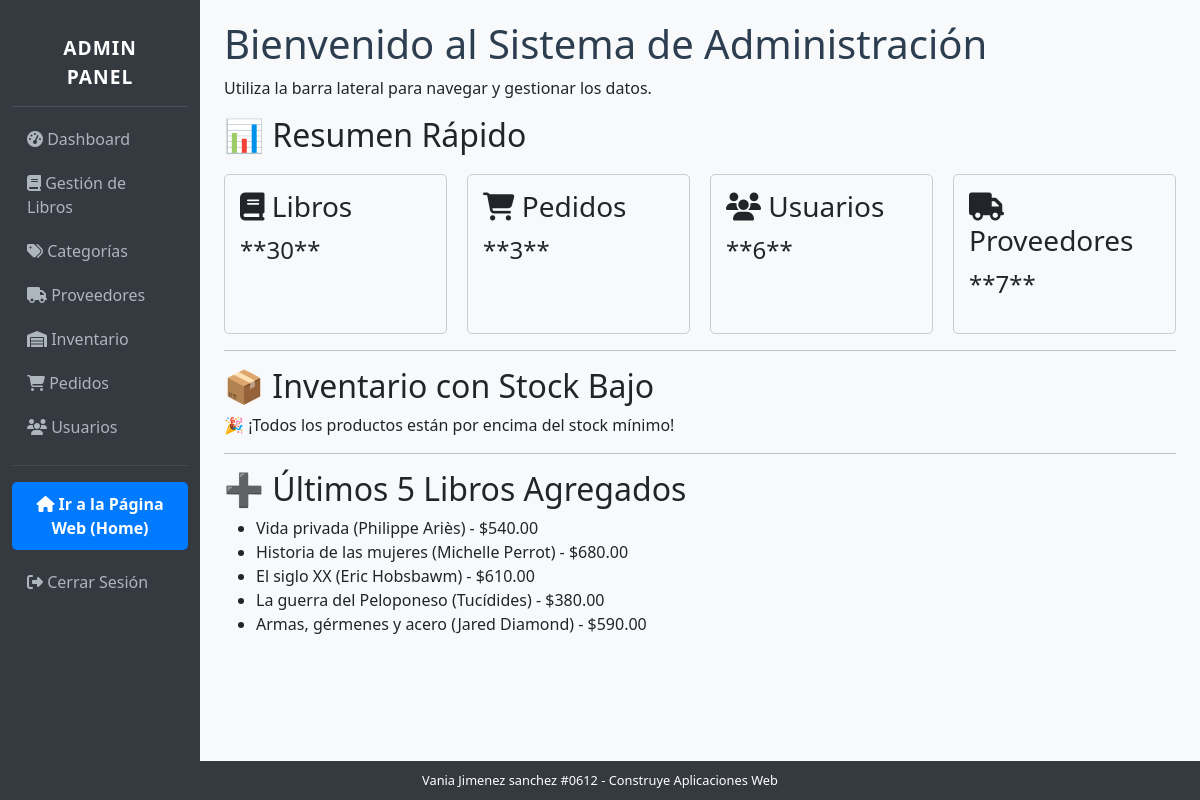
Page /admin-panel/ on the committed database.
### app_libreria/models.py (models this page shows, shortened)
class Libro(models.Model):
    titulo = models.CharField(max_length=200)
    autor = models.CharField(max_length=100)
    categoria = models.ForeignKey(Categoria, on_delete=models.CASCADE)
    proveedor = models.ForeignKey(Proveedor, on_delete=models.SET_NULL, null=True)
    editorial = models.CharField(max_length=100, blank=True)
    descripcion = models.TextField()
    precio = models.DecimalField(max_digits=10, decimal_places=2)
    paginas = models.IntegerField(default=0)
    isbn = models.CharField(max_length=20, blank=True)
    fecha_publicacion = models.DateField(default=date.today)
    imagen_url = models.URLField(default="https://via.placeholder.com/300x400/ffb7b2/000000?text=Libro")

### app_libreria/views.py (the view)
# urls.py: path('admin-panel/', views.AdminDashboardView.as_view(), name='admin_dashboard'),
class AdminDashboardView(AdminRequiredMixin, ListView):
    model = Libro
    template_name = 'app_libreria/admin/admin_dashboard.html'
    context_object_name = 'libros_recientes'
    queryset = Libro.objects.all().order_by('-id')[:5]
    def get_context_data(self, **kwargs):
        context = super().get_context_data(**kwargs)
        context['total_libros'] = Libro.objects.count()
        context['total_proveedores'] = Proveedor.objects.count()
        context['total_pedidos'] = Pedido.objects.count()
        context['total_usuarios'] = User.objects.count()
        context['low_stock_items'] = Inventario.objects.filter(cantidad__lte=F('stock_minimo')).select_related('libro')
        return context

### app_libreria/templates/app_libreria/admin/admin_dashboard.html
{% extends 'app_libreria/admin/admin_base.html' %}
{% load static %}
{% block content %}
    <h1 style="color: #2c3e50;">Bienvenido al Sistema de Administración</h1>
    <p>Utiliza la barra lateral para navegar y gestionar los datos.</p>
    <h2>📊 Resumen Rápido</h2>
    <div class="stats-grid" style="display: grid; grid-template-columns: repeat(4, 1fr); gap: 20px; margin-top: 20px;">
        <div style="padding: 15px; border: 1px solid #ccc; border-radius: 5px; background-color: #f8f9fa;">
            <h3><i class="fas fa-book"></i> Libros</h3>
            <p style="font-size: 1.5em;">**{{ total_libros }}**</p>
        </div>
        <div style="padding: 15px; border: 1px solid #ccc; border-radius: 5px; background-color: #f8f9fa;">
            <h3><i class="fas fa-shopping-cart"></i> Pedidos</h3>
            <p style="font-size: 1.5em;">**{{ total_pedidos }}**</p>
        </div>
        <div style="padding: 15px; border: 1px solid #ccc; border-radius: 5px; background-color: #f8f9fa;">
            <h3><i class="fas fa-users"></i> Usuarios</h3>
            <p style="font-size: 1.5em;">**{{ total_usuarios }}**</p>
        </div>
        <div style="padding: 15px; border: 1px solid #ccc; border-radius: 5px; background-color: #f8f9fa;">
            <h3><i class="fas fa-truck"></i> Proveedores</h3>
            <p style="font-size: 1.5em;">**{{ total_proveedores }}**</p>
        </div>
    </div>
    <hr>
    <h2>📦 Inventario con Stock Bajo</h2>
    {% if low_stock_items %}
        <table style="width: 100%; border-collapse: collapse; margin-top: 15px;">
            <thead>
                <tr style="background-color: #f5c6cb;">
                    <th style="padding: 10px; text-align: left;">Libro</th>
                    <th style="padding: 10px; text-align: left;">Stock Actual</th>
                    <th style="padding: 10px; text-align: left;">Stock Mínimo</th>
                    <th style="padding: 10px; text-align: left;">Acción</th>
                </tr>
            </thead>
            <tbody>
                {% for item in low_stock_items %}
                <tr>
                    <td style="padding: 10px; border-bottom: 1px solid #eee;">{{ item.libro.titulo }}</td>
                    <td style="padding: 10px; border-bottom: 1px solid #eee;">**{{ item.cantidad }}**</td>
                    <td style="padding: 10px; border-bottom: 1px solid #eee;">{{ item.stock_minimo }}</td>
                    <td style="padding: 10px; border-bottom: 1px solid #eee;">
                        <a href="{% url 'admin_inventario_edit' item.pk %}">Ajustar</a>
                    </td>
                </tr>
                {% endfor %}
            </tbody>
        </table>
    {% else %}
        <p>🎉 ¡Todos los productos están por encima del stock mínimo!</p>
    {% endif %}
    <hr>
    <h2>➕ Últimos 5 Libros Agregados</h2>
    <ul>
        {% for libro in libros_recientes %}
            <li>{{ libro.titulo }} ({{ libro.autor }}) - ${{ libro.precio }}</li>
        {% endfor %}
    </ul>
{% endblock content %}

### app_libreria/templates/app_libreria/admin/admin_base.html (style rules this page uses)
body { background-color: #f8f9fa; }

### rows in the picture
Libro: titulo "Vida privada", autor "Philippe Ariès", precio "540.00"
Libro: titulo "Historia de las mujeres", autor "Michelle Perrot", precio "680.00"
Libro: titulo "El siglo XX", autor "Eric Hobsbawm", precio "610.00"
Libro: titulo "La guerra del Peloponeso", autor "Tucídides", precio "380.00"
Libro: titulo "Armas, gérmenes y acero", autor "Jared Diamond", precio "590.00"

### other values in the picture
{{ total_libros }} "30"
{{ total_pedidos }} "3"
{{ total_usuarios }} "6"
{{ total_proveedores }} "7"
